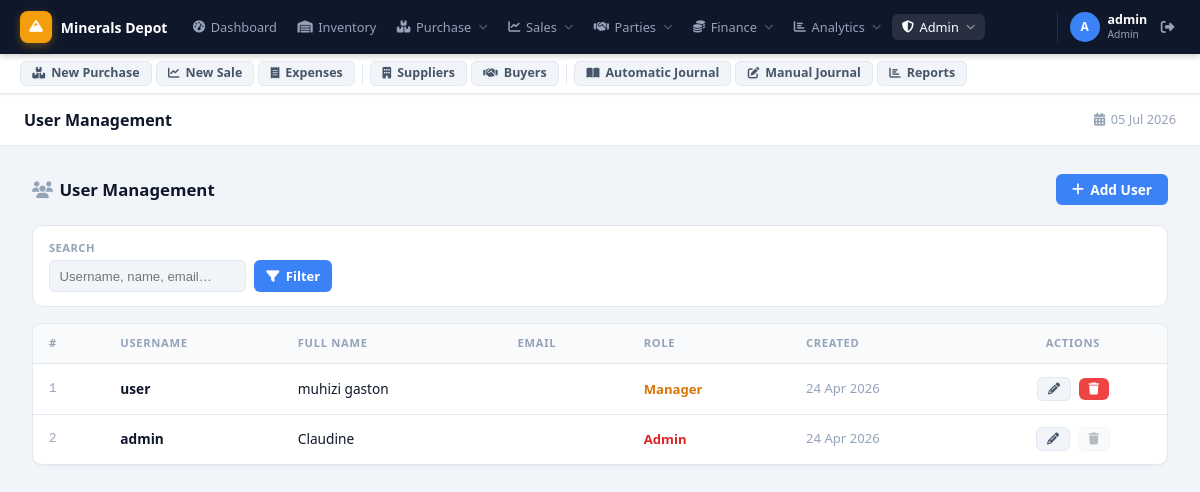
The page /users.php (signed in) on the database as committed earlier.
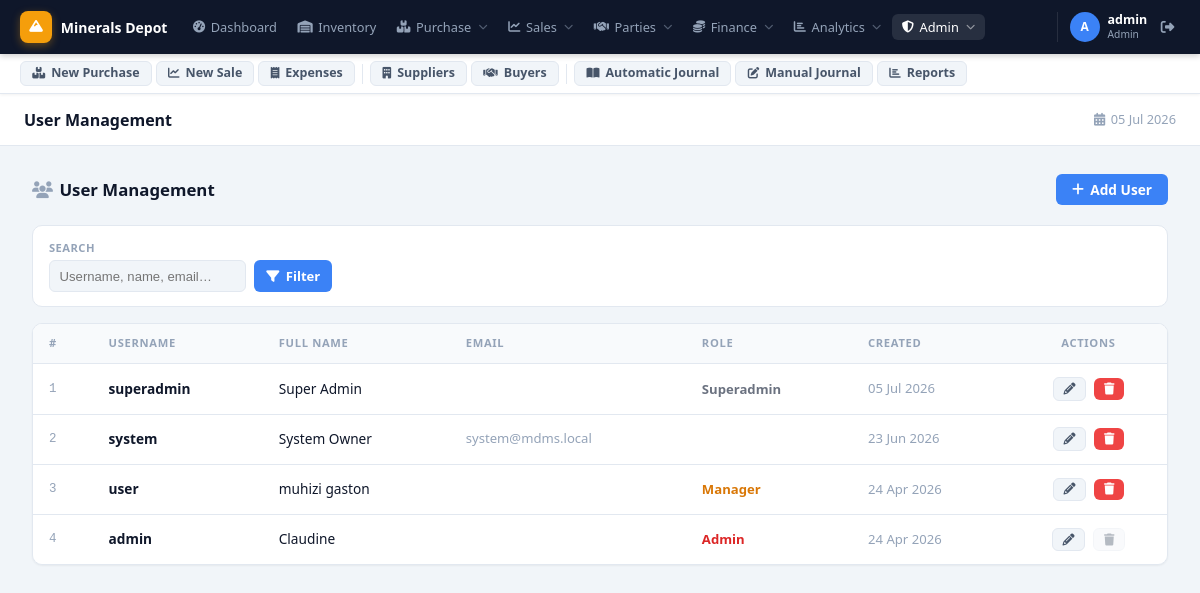
The same page on the database as committed later.
### tables this page shows
CREATE TABLE `users` (
  `id` int(11) NOT NULL AUTO_INCREMENT,
  `username` varchar(50) NOT NULL,
  `password` varchar(255) NOT NULL,
  `full_name` varchar(100) NOT NULL,
  `email` varchar(100) DEFAULT NULL,
  `role` enum('admin','manager','storekeeper','superadmin') NOT NULL DEFAULT 'manager',
  `created_at` timestamp NOT NULL DEFAULT current_timestamp(),
  PRIMARY KEY (`id`),
  UNIQUE KEY `username` (`username`)
);

### users.php (the view, shortened to what this page needs)
<?php
require_once 'config/database.php';
$is_system = ($_SESSION['role'] === 'system');
$search = trim($_GET['search'] ?? '');
$where_parts = [];
$params = [];
if (!$is_system) {
    $where_parts[] = "role != 'system'";
}
$where_sql = $where_parts ? 'WHERE ' . implode(' AND ', $where_parts) : '';
$stmt = $pdo->prepare("SELECT * FROM users $where_sql ORDER BY created_at DESC");
$stmt->execute($params);
$users = $stmt->fetchAll();
include 'includes/header.php';
?>
<div class="page-header">
    <h2><i class="fas fa-users" style="margin-right:.4rem;color:var(--text-muted)"></i>User Management</h2>
    <button class="btn btn-primary" onclick="openModal()">
        <i class="fas fa-plus"></i> Add User
    </button>
</div>
<form method="GET" action="users.php" class="filter-bar">
    <div class="filter-group">
        <label>Search</label>
        <input type="search" name="search" placeholder="Username, name, email…"
               value="<?= htmlspecialchars($search) ?>">
    </div>
    <div class="filter-actions">
        <button type="submit" class="btn btn-primary" style="height:2rem;padding:0 .75rem;font-size:.82rem">
            <i class="fas fa-filter"></i> Filter
        </button>
    </div>
</form>
<div class="table-wrap">
    <table>
        <thead>
            <tr>
                <th>#</th>
                <th>Username</th>
                <th>Full Name</th>
                <th>Email</th>
                <th>Role</th>
                <th>Created</th>
                <th style="text-align:center">Actions</th>
            </tr>
        </thead>
        <tbody id="usr-tbody">
        <?php $i = 0; foreach ($users as $u): ?>
        <tr id="usr-row-<?= $u['id'] ?>"
            data-username="<?= htmlspecialchars($u['username'], ENT_QUOTES) ?>"
            data-full-name="<?= htmlspecialchars($u['full_name'], ENT_QUOTES) ?>"
            data-email="<?= htmlspecialchars($u['email'] ?? '', ENT_QUOTES) ?>"
            data-role="<?= htmlspecialchars($u['role'], ENT_QUOTES) ?>">
            <td class="font-mono text-muted" style="font-size:.78rem"><?= ++$i ?></td>
            <td class="fw-600"><?= htmlspecialchars($u['username']) ?></td>
            <td><?= htmlspecialchars($u['full_name']) ?></td>
            <td class="text-muted" style="font-size:.82rem"><?= htmlspecialchars($u['email'] ?? '') ?></td>
            <td><?php
                $role_colors = ['system'=>'#7c3aed','admin'=>'#dc2626','manager'=>'#d97706','storekeeper'=>'#16a34a'];
                $rc = $role_colors[$u['role']] ?? '#6b7280';
            ?><span style="color:<?= $rc ?>;font-weight:700;font-size:.82rem"><?= ucfirst($u['role']) ?></span></td>
            <td class="text-muted" style="font-size:.82rem"><?= date('d M Y', strtotime($u['created_at'])) ?></td>
            <td style="text-align:center;white-space:nowrap">
                <button class="btn btn-secondary" style="padding:.3rem .6rem;font-size:.75rem;margin-right:.3rem"
                        onclick="editUser(<?= $u['id'] ?>, this)" title="Edit">
                    <i class="fas fa-pencil"></i>
                </button>
                <?php if ((int)$u['id'] !== (int)$_SESSION['user_id']): ?>
                <button class="btn btn-danger" style="padding:.3rem .6rem;font-size:.75rem"
                        onclick="deleteUser(<?= $u['id'] ?>, this)" title="Delete">
                    <i class="fas fa-trash"></i>
                </button>
                <?php else: ?>
                <button class="btn btn-secondary" style="padding:.3rem .6rem;font-size:.75rem;opacity:.4;cursor:default"
                        title="Cannot delete own account" disabled>
                    <i class="fas fa-trash"></i>
                </button>
                <?php endif; ?>
            </td>
        </tr>
        <?php endforeach; ?>
        </tbody>
    </table>
</div>
<?php include 'includes/footer.php'; ?>

Rows that differ between the two databases and show on the page:
added users: username "superadmin", full_name "Super Admin", role "Superadmin", created_at "05 Jul 2026"
added users: username "system", full_name "System Owner", email "system@mdms.local", created_at "23 Jun 2026"
